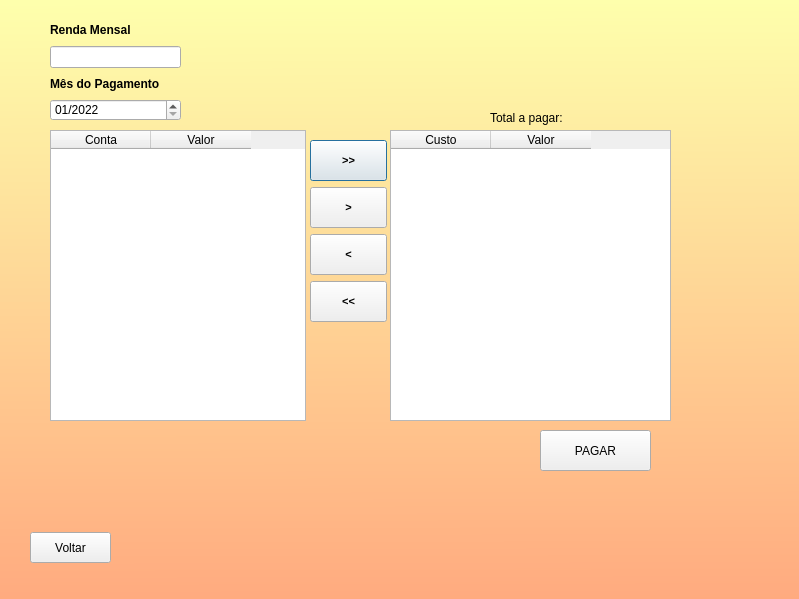
<?xml version="1.0" encoding="UTF-8"?>
<ui version="4.0">
 <class>Dialog</class>
 <widget class="QDialog" name="Dialog">
  <property name="geometry">
   <rect>
    <x>0</x>
    <y>0</y>
    <width>799</width>
    <height>599</height>
   </rect>
  </property>
  <property name="windowTitle">
   <string>Dialog</string>
  </property>
  <widget class="QWidget" name="widget" native="true">
   <property name="geometry">
    <rect>
     <x>0</x>
     <y>0</y>
     <width>801</width>
     <height>601</height>
    </rect>
   </property>
   <property name="layoutDirection">
    <enum>Qt::LeftToRight</enum>
   </property>
   <property name="styleSheet">
    <string notr="true">QWidget#widget{background-color: qlineargradient(spread:pad, x1:0.512, y1:0, x2:0.518, y2:1, stop:0 rgba(254, 255, 172, 255), stop:1 rgba(255, 170, 127, 255));}
</string>
   </property>
   <widget class="QWidget" name="verticalLayoutWidget">
    <property name="geometry">
     <rect>
      <x>310</x>
      <y>140</y>
      <width>77</width>
      <height>184</height>
     </rect>
    </property>
    <layout class="QVBoxLayout" name="verticalLayout">
     <item>
      <widget class="QPushButton" name="botaoAddAll">
       <property name="minimumSize">
        <size>
         <width>71</width>
         <height>41</height>
        </size>
       </property>
       <property name="font">
        <font>
         <pointsize>8</pointsize>
         <weight>75</weight>
         <bold>true</bold>
        </font>
       </property>
       <property name="text">
        <string>&gt;&gt;</string>
       </property>
      </widget>
     </item>
     <item>
      <widget class="QPushButton" name="botaoAddOne">
       <property name="minimumSize">
        <size>
         <width>71</width>
         <height>41</height>
        </size>
       </property>
       <property name="font">
        <font>
         <pointsize>8</pointsize>
         <weight>75</weight>
         <bold>true</bold>
        </font>
       </property>
       <property name="text">
        <string>&gt;</string>
       </property>
      </widget>
     </item>
     <item>
      <widget class="QPushButton" name="botaoRemOne">
       <property name="minimumSize">
        <size>
         <width>71</width>
         <height>41</height>
        </size>
       </property>
       <property name="font">
        <font>
         <pointsize>8</pointsize>
         <weight>75</weight>
         <bold>true</bold>
        </font>
       </property>
       <property name="text">
        <string>&lt;</string>
       </property>
      </widget>
     </item>
     <item>
      <widget class="QPushButton" name="botaoRemAll">
       <property name="minimumSize">
        <size>
         <width>71</width>
         <height>41</height>
        </size>
       </property>
       <property name="font">
        <font>
         <pointsize>8</pointsize>
         <weight>75</weight>
         <bold>true</bold>
        </font>
       </property>
       <property name="text">
        <string>&lt;&lt;</string>
       </property>
      </widget>
     </item>
    </layout>
   </widget>
   <widget class="QTableWidget" name="listaDeCustos">
    <property name="geometry">
     <rect>
      <x>50</x>
      <y>130</y>
      <width>256</width>
      <height>291</height>
     </rect>
    </property>
    <property name="acceptDrops">
     <bool>true</bool>
    </property>
    <property name="selectionBehavior">
     <enum>QAbstractItemView::SelectRows</enum>
    </property>
    <column>
     <property name="text">
      <string>Conta</string>
     </property>
    </column>
    <column>
     <property name="text">
      <string>Valor</string>
     </property>
    </column>
   </widget>
   <widget class="QTableWidget" name="tableCustosAdd">
    <property name="geometry">
     <rect>
      <x>390</x>
      <y>130</y>
      <width>281</width>
      <height>291</height>
     </rect>
    </property>
    <property name="acceptDrops">
     <bool>true</bool>
    </property>
    <column>
     <property name="text">
      <string>Custo</string>
     </property>
    </column>
    <column>
     <property name="text">
      <string>Valor</string>
     </property>
    </column>
   </widget>
   <widget class="QLabel" name="label_2">
    <property name="geometry">
     <rect>
      <x>490</x>
      <y>110</y>
      <width>81</width>
      <height>16</height>
     </rect>
    </property>
    <property name="text">
     <string>Total a pagar:</string>
    </property>
   </widget>
   <widget class="QLabel" name="label_Saldo">
    <property name="geometry">
     <rect>
      <x>566</x>
      <y>110</y>
      <width>71</width>
      <height>20</height>
     </rect>
    </property>
    <property name="text">
     <string/>
    </property>
   </widget>
   <widget class="QPushButton" name="botaoVoltar">
    <property name="geometry">
     <rect>
      <x>30</x>
      <y>532</y>
      <width>81</width>
      <height>31</height>
     </rect>
    </property>
    <property name="text">
     <string>Voltar</string>
    </property>
   </widget>
   <widget class="QPushButton" name="botaoPagar">
    <property name="geometry">
     <rect>
      <x>540</x>
      <y>430</y>
      <width>111</width>
      <height>41</height>
     </rect>
    </property>
    <property name="text">
     <string>PAGAR</string>
    </property>
   </widget>
   <widget class="QWidget" name="verticalLayoutWidget_2">
    <property name="geometry">
     <rect>
      <x>50</x>
      <y>20</y>
      <width>131</width>
      <height>101</height>
     </rect>
    </property>
    <layout class="QVBoxLayout" name="verticalLayout_2">
     <item>
      <widget class="QLabel" name="label_3">
       <property name="font">
        <font>
         <pointsize>9</pointsize>
         <weight>75</weight>
         <bold>true</bold>
        </font>
       </property>
       <property name="text">
        <string>Renda Mensal</string>
       </property>
      </widget>
     </item>
     <item>
      <widget class="QLineEdit" name="textRendaMensal"/>
     </item>
     <item>
      <widget class="QLabel" name="label">
       <property name="font">
        <font>
         <pointsize>9</pointsize>
         <weight>75</weight>
         <bold>true</bold>
        </font>
       </property>
       <property name="text">
        <string>Mês do Pagamento</string>
       </property>
      </widget>
     </item>
     <item>
      <widget class="QDateEdit" name="dateEdit">
       <property name="acceptDrops">
        <bool>true</bool>
       </property>
       <property name="dateTime">
        <datetime>
         <hour>0</hour>
         <minute>0</minute>
         <second>0</second>
         <year>2022</year>
         <month>1</month>
         <day>1</day>
        </datetime>
       </property>
       <property name="displayFormat">
        <string>MM/yyyy</string>
       </property>
      </widget>
     </item>
    </layout>
   </widget>
  </widget>
 </widget>
 <resources/>
 <connections/>
</ui>
